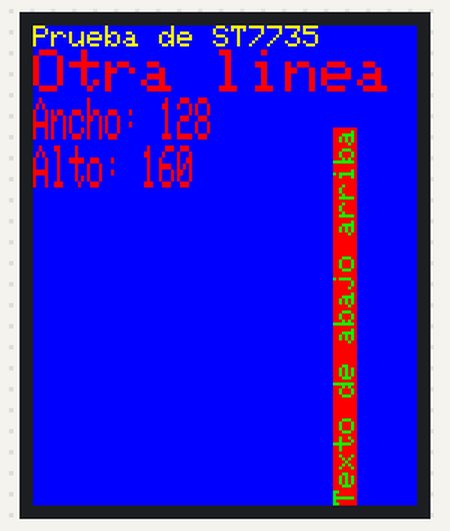
A sketch run on a simulated ESP32. Parts: 128×160 colour display. What the sketch prints to the serial monitor is not drawn.

Above: at 0.2 s.
At 10.2 s:
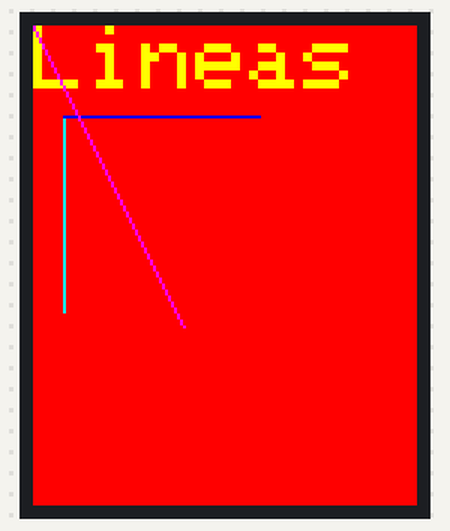
At 20.3 s:
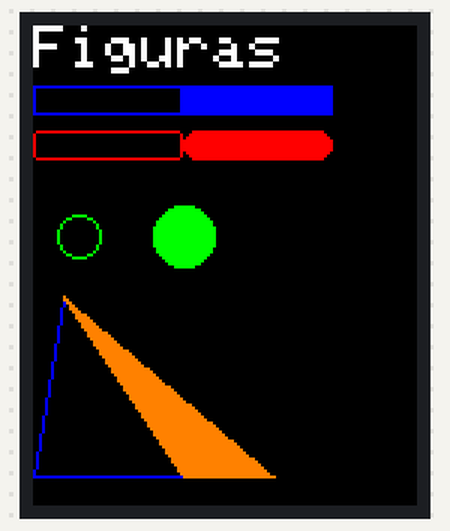

The sketch:

TFTST7735S.ino
```cpp
/*******************************************************************************************
 *  Autor: Fco. Javier Rodriguez Navarro
 *  WEB: www.pinguytaz.net
 *
 *  Descripción: Ejemplo de uso de la pantalla TFT ST7735 mediante SPI.
 *
 *  Libreria: Adafruit-ST7735
 ***************************************************************************************************/
#include <Adafruit_GFX.h>    // Nucleo de la libreria
#include <Adafruit_ST7735.h> // Hardware ST7735
#include <SPI.h>             // Comunicacion SPI, por el que se comunica el Display.


#if defined(ESP32) // ESP32
   #define TFT_CS   5  // Selector (HSPI_MOSI 15)
   #define TFT_MOSI 23  // Datos de salida (HSPI_MOSI 13)
   #define TFT_SCLK 18  // Reloj   (HSPI_MOSI 14)

   #define TFT_RST        2
   #define TFT_DC         4
#else     // Arduino
   #define TFT_CS         10  // Selector
   #define TFT_MOSI 11  // Datos de salida
   #define TFT_SCLK 13  // Reloj

   #define TFT_RST        9
   #define TFT_DC         8

#endif

// 1.8" TFT con ST7735:
//Adafruit_ST7735 tft = Adafruit_ST7735(TFT_CS, TFT_DC, TFT_RST);
Adafruit_ST7735 tft = Adafruit_ST7735(TFT_CS, TFT_DC, TFT_MOSI, TFT_SCLK, TFT_RST);


void setup()
{
  #if defined(ESP32)
     Serial.begin(115200);
  #else
     Serial.begin(9600);
  #endif

  Serial.print(F("Inicio Test ST7735S"));

  // Inicializamos la pantalla
  tft.initR(INITR_BLACKTAB);


}

void loop()
{
   // Uso de TEXTO
   tft.fillScreen(ST77XX_BLUE);  // Ponemos Fondo Azul y limpiamos pantalla

   tft.setRotation(3); // Definimos que se escriba de aabajo arriba
   tft.setTextSize(1);   // Tamaño del texto de 1-5
   tft.setCursor(0,100); // Posicion del Cursor,x,y
   tft.setTextColor(ST77XX_GREEN,ST77XX_RED);  // Color del texto y fondo
   tft.print("Texto de abajo arriba");

   tft.setRotation(0); // Define como escribira  (0 Normal, 1 90 Grados, 2 180 y 3 270 Grados)
   tft.setCursor(0,0); // Posicion del Cursor,x,y
   tft.setTextColor(ST77XX_YELLOW);  // Color del texto
   tft.println("Prueba de ST7735");
   tft.setTextColor(ST77XX_RED);  // Color del texto
   tft.setTextSize(2);   // Tamaño del texto de 1-5
   tft.println("Otra linea");
   tft.setTextSize(1,2);   // Tamaño del texto de 1-5 el ancho y el alto
   tft.println("Ancho: "+ String(tft.width()));   // Da el ancho
   tft.println("Alto: "+ String(tft.height()));   // Da el alto de la pantalla

   delay(10000);

   // Dibujo de lineas
   tft.fillScreen(ST77XX_RED);
   tft.setRotation(0);
   tft.setCursor(0,0); // Posicion del Cursor,x,y
   tft.setTextSize(3);
   tft.setTextColor(ST77XX_YELLOW);  // Color del texto
   tft.println("Lineas");

   tft.drawFastVLine(10,30,66,ST77XX_CYAN);   // Horizontal x,y, longitud y color
   tft.drawFastHLine(10,30,66,ST77XX_BLUE);    // Linea vertical x,y,longitud,color
   tft.drawLine(0,0,50,100,ST77XX_MAGENTA);              // Linea de x,y a x2,y2 y color
   delay(10000);

   // Dibujo figuras geometricas
   tft.fillScreen(ST77XX_BLACK);   // Negro
   tft.setRotation(0);
   tft.setCursor(0,0); // Posicion del Cursor,x,y
   tft.setTextSize(2);
   tft.setTextColor(ST77XX_WHITE);  // Color del texto
   tft.println("Figuras");

   tft.drawRect(0,20,50,10,ST77XX_BLUE);   // Rectangulo x,y,ancho, alto, color
   tft.fillRect(50,20,50,10,ST77XX_BLUE);   // Rectangulo relleno
   tft.drawRoundRect(0,35,50,10,2,ST77XX_RED);   // Esquinas redondeadas  x,y,ancho, alto, radio esquinas, color
   tft.fillRoundRect(50,35,50,10,15,ST77XX_RED);   // Igual pero relleno
   tft.drawCircle(15,70,7,ST77XX_GREEN);   // Circulo x,y,radio,color
   tft.fillCircle(50,70,10,ST77XX_GREEN);  // Circulo relleno.
   tft.drawTriangle(0,150,50,150,10,90,ST77XX_BLUE);  // Triangulo indicando las esquinas y color
   tft.fillTriangle(50,150,80,150,10,90,ST77XX_ORANGE);   // Triangilño relleno

   delay(10000);
}
```

Measured:
- by itself, everything shown: repeats every 30.1 s, in 3 steps
- what the display in image 1 shows lasts 10.0 s, from 10.2 s to 20.2 s
